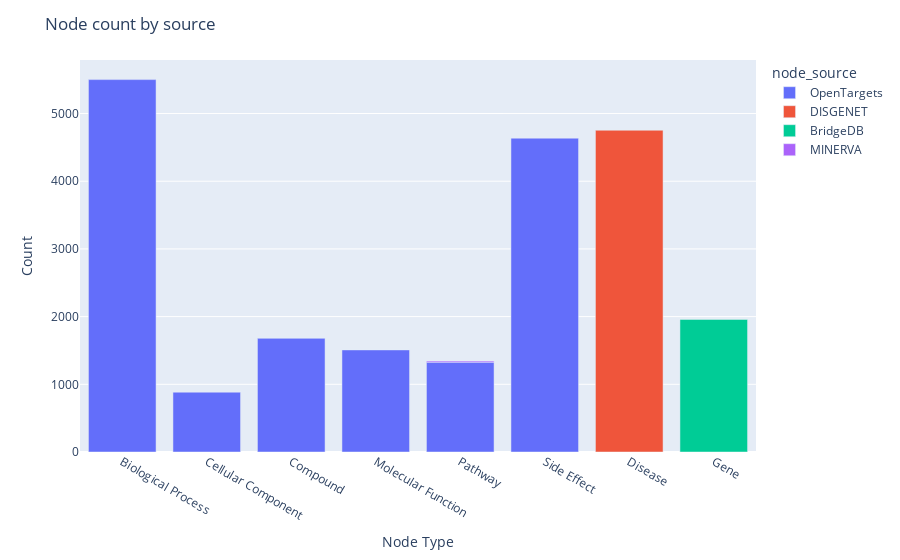

The code cell stored with this chart in its notebook:
### Code cell
graph_obj.count_nodes_by_data_source(plot=True)

### Figure 1 — Plotly figure (JSON) as saved in the notebook; plotly's stock layout.template omitted (floating-point values rounded to 4 significant figures)
{"data": [{"alignmentgroup": "True", "hovertemplate": "node_source=OpenTargets<br>node_type=%{x}<br>count=%{y}<extra></extra>", "legendgroup": "OpenTargets", "marker": {"color": "#636efa", "pattern": {"shape": ""}}, "name": "OpenTargets", "offsetgroup": "OpenTargets", "orientation": "v", "showlegend": true, "textposition": "auto", "type": "bar", "x": ["Biological Process", "Cellular Component", "Compound", "Molecular Function", "Pathway", "Side Effect"], "xaxis": "x", "y": [5501, 884, 1679, 1508, 1327, 4636], "yaxis": "y"}, {"alignmentgroup": "True", "hovertemplate": "node_source=DISGENET<br>node_type=%{x}<br>count=%{y}<extra></extra>", "legendgroup": "DISGENET", "marker": {"color": "#EF553B", "pattern": {"shape": ""}}, "name": "DISGENET", "offsetgroup": "DISGENET", "orientation": "v", "showlegend": true, "textposition": "auto", "type": "bar", "x": ["Disease"], "xaxis": "x", "y": [4753], "yaxis": "y"}, {"alignmentgroup": "True", "hovertemplate": "node_source=BridgeDB<br>node_type=%{x}<br>count=%{y}<extra></extra>", "legendgroup": "BridgeDB", "marker": {"color": "#00cc96", "pattern": {"shape": ""}}, "name": "BridgeDB", "offsetgroup": "BridgeDB", "orientation": "v", "showlegend": true, "textposition": "auto", "type": "bar", "x": ["Gene"], "xaxis": "x", "y": [1958], "yaxis": "y"}, {"alignmentgroup": "True", "hovertemplate": "node_source=MINERVA<br>node_type=%{x}<br>count=%{y}<extra></extra>", "legendgroup": "MINERVA", "marker": {"color": "#ab63fa", "pattern": {"shape": ""}}, "name": "MINERVA", "offsetgroup": "MINERVA", "orientation": "v", "showlegend": true, "textposition": "auto", "type": "bar", "x": ["Pathway"], "xaxis": "x", "y": [16], "yaxis": "y"}], "layout": {"barmode": "relative", "legend": {"title": {"text": "node_source"}, "tracegroupgap": 0}, "margin": {"t": 60}, "title": {"text": "Node count by source"}, "xaxis": {"anchor": "y", "domain": [0, 1], "title": {"text": "Node Type"}}, "yaxis": {"anchor": "x", "domain": [0, 1], "title": {"text": "Count"}}}}
